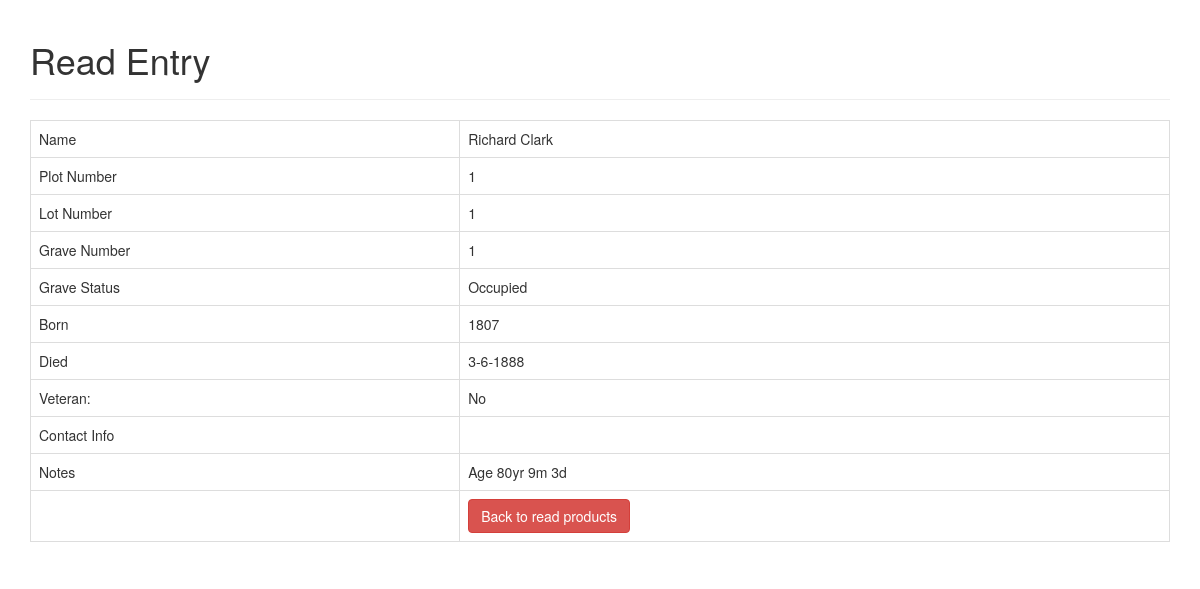
The app's page /Code/read_one.php?id=4141 with its own data.
### tables this page shows
CREATE TABLE `grave` (
  `GraveID` int(8) NOT NULL,
  `PlotNum` int(8) NOT NULL,
  `LotNum` int(8) NOT NULL,
  `GraveNum` int(8) NOT NULL COMMENT 'Each lot has four gravesites',
  `GraveStatus` int(1) DEFAULT 0 COMMENT 'Is the grave available\r\n0=Available\r\n1=Occupied',
  `FName` text DEFAULT NULL COMMENT 'FName of Plot Owner',
  `MName` text DEFAULT NULL,
  `LName` text DEFAULT NULL COMMENT 'LName of Plot Owner',
  `BirthMonth` int(11) DEFAULT NULL COMMENT 'Birth Month',
  `BirthDay` int(11) DEFAULT NULL COMMENT 'Birth Day',
  `BirthYear` int(11) DEFAULT NULL COMMENT 'Birth Year',
  `DeathMonth` int(11) DEFAULT NULL COMMENT 'Death Month',
  `DeathDay` int(11) DEFAULT NULL COMMENT 'Death Day',
  `DeathYear` int(11) DEFAULT NULL COMMENT 'Death Year',
  `IsVeteran` int(1) NOT NULL DEFAULT 0,
  `Notes` varchar(256) DEFAULT NULL COMMENT 'Comments',
  `ContactInfo` varchar(32) DEFAULT NULL COMMENT 'Contact Information in event of damage'
);

### Code/read_one.php (the view, shortened to what this page needs)
<!DOCTYPE HTML>
<html>
<head>
    <link rel="stylesheet" href="https://maxcdn.bootstrapcdn.com/bootstrap/3.3.7/css/bootstrap.min.css" />
</head>
<body>
    <div class="container">
        <div class="page-header">
            <h1>Read Entry</h1>
        </div>
        <?php
$id=isset($_GET['id']) ? $_GET['id'] : die('ERROR: Record ID not found.');
include 'database.php';
try {
    $query = "SELECT GraveID, FName, MName, LName, PlotNum, GraveNum,
     LotNum, ContactInfo, Notes,
     CASE
        WHEN grave.BirthMonth =0 AND grave.BirthDay = 0 AND grave.BirthYear = 0 THEN null
        WHEN grave.BirthMonth =0 AND grave.BirthDay =0 AND grave.BirthYear =0 THEN null
        WHEN grave.BirthMonth =0 AND grave.BirthDay =0 AND grave.BirthYear!=0 THEN grave.BirthYear
        WHEN grave.BirthMonth !=0 AND grave.BirthDay !=0 AND grave.BirthYear !=0 THEN CONCAT(grave.BirthMonth, '-', grave.BirthDay, '-', grave.BirthYear)
        WHEN grave.BirthMonth !=0 AND grave.BirthDay =0 AND grave.BirthYear !=0 THEN CONCAT(grave.BirthMonth, '-', grave.BirthYear)
        END AS Birth,
        CASE
        WHEN grave.DeathMonth =0 AND grave.DeathDay = 0 AND grave.DeathYear = 0 THEN null
        WHEN grave.DeathMonth =0 AND grave.DeathDay =0 AND grave.DeathYear =0 THEN null
        WHEN grave.DeathMonth !=0 AND grave.DeathDay !=0 AND grave.DeathYear !=0 THEN CONCAT(grave.DeathMonth, '-', grave.DeathDay, '-', grave.DeathYear)
        WHEN grave.DeathMonth !=0 AND grave.DeathDay =0 AND grave.DeathYear !=0 THEN CONCAT(grave.DeathMonth, '-', grave.DeathYear)
        END AS Death,
        CASE
        WHEN grave.ISVeteran = 0 THEN 'No'
        WHEN grave.ISVeteran = 1 THEN 'Yes'
        END AS IsVeteran,
        CASE
        WHEN grave.GraveStatus = 0 THEN 'Available'
        WHEN grave.GraveStatus = 1 THEN 'Occupied'
        END AS GraveStatus
    FROM grave WHERE GraveID = ? LIMIT 0,1";
    $stmt = $con->prepare( $query );
    $stmt->bindParam(1, $id);
    $stmt->execute();
    $row = $stmt->fetch(PDO::FETCH_ASSOC);
    $FName = $row['FName'];
    $LName = $row['LName'];
    $PlotNum = $row['PlotNum'];
    $GraveNum = $row['GraveNum'];
    $LotNum=$row['LotNum'];
    $ContactInfo=$row['ContactInfo'];
    $Notes=$row['Notes'];
    $Birth=$row['Birth'];
    $Death=$row['Death'];
    $IsVeteran=$row['IsVeteran'];
    $GraveStatus=$row['GraveStatus'];
}
catch(PDOException $exception){
    die('ERROR: ' . $exception->getMessage());
}
?>
<table class='table table-hover table-responsive table-bordered'>
    <tr>
        <td>Name</td>
        <td><?php echo htmlspecialchars($FName, ENT_QUOTES); echo(' ');
                    echo htmlspecialchars($LName, ENT_QUOTES);  ?></td>
    </tr>
    <tr>
        <td>Plot Number</td>
        <td><?php echo htmlspecialchars($PlotNum, ENT_QUOTES);  ?></td>
    </tr>
    <tr>
        <td>Lot Number</td>
        <td><?php echo htmlspecialchars($LotNum, ENT_QUOTES);  ?></td>
    </tr>
    <tr>
        <td>Grave Number</td>
        <td><?php echo htmlspecialchars($GraveNum, ENT_QUOTES);  ?></td>
    </tr>
    <tr>
        <td>Grave Status</td>
        <td><?php echo htmlspecialchars($GraveStatus, ENT_QUOTES);  ?></td>
    </tr>
    <tr>
        <td>Born</td>
        <td><?php echo htmlspecialchars($Birth, ENT_QUOTES);  ?></td>
    </tr>
    <tr>
        <td>Died</td>
        <td><?php echo htmlspecialchars($Death, ENT_QUOTES);  ?></td>
    </tr>
    <tr>
        <td>Veteran:</td>
        <td><?php echo htmlspecialchars($IsVeteran, ENT_QUOTES);  ?></td>
    </tr>
    <tr>
        <td>Contact Info</td>
        <td><?php echo htmlspecialchars($ContactInfo, ENT_QUOTES);  ?></td>
    </tr>
    <tr>
        <td>Notes</td>
        <td><?php echo htmlspecialchars($Notes, ENT_QUOTES);  ?></td>
    </tr>
    <tr>
        <td></td>
        <td>
            <a href='index.php' class='btn btn-danger'>Back to read products</a>
        </td>
    </tr>
</table>
    </div>
</body>
</html>

### records on screen
grave: FName "Richard", LName "Clark", PlotNum "1", LotNum "1", GraveNum "1", Notes "Age 80yr 9m 3d"

### other values on screen
$GraveStatus "Occupied"
$Birth "1807"
$Death "3-6-1888"
$IsVeteran "No"
